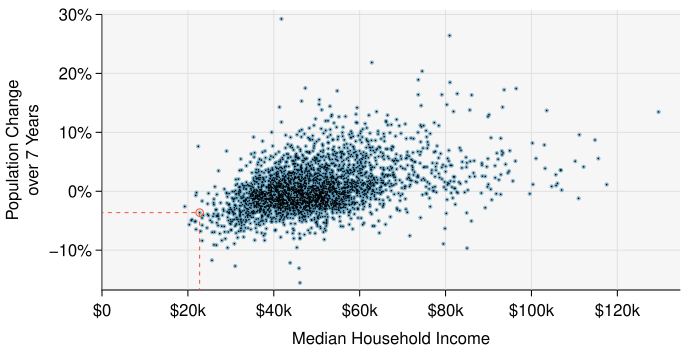

Recreate this plot in R.
library(openintro)
data(county)
data(COL)

ind <- 1088

myPDF("pop_change_v_med_income.pdf", 7, 3.5,
      mar = c(3, 5.1, 0.5, 1),
      mgp = c(2.4, 0.5, 0))
x <- county$median_hh_income
y <- county$pop_change
ylim <- c(-15, 29) # range(y, na.rm = TRUE)
plot(x, y,
     pch = 20,
     cex = 0.7,
     type = "n",
     xlim = c(0, max(x, na.rm = TRUE)+5000),
     ylim = ylim,
     xlab = "",
     ylab = "",
     xaxs="i",
     frame.plot = FALSE,
     axes = FALSE)
rect(par("usr")[1],par("usr")[3],par("usr")[2],par("usr")[4],col = COL[5,9], border=NA)

AxisInDollars(1, pretty(c(0, x)))
AxisInPercent(2, pretty(ylim))

abline(h = pretty(ylim), v = pretty(c(0, x)), col = COL[7, 2])
points(x, y, pch = 20, cex = 0.7, col = COL[1, 3])
points(x, y, pch = ".")
mtext("Median Household Income", 1, 1.9)
par(las = 0)
mtext("Population Change\nover 7 Years", 2, 3)
t1 <- x[ind]
t2 <- y[ind]
lines(c(t1, t1), c(-1e5, t2),
      lty = 2,
      col = COL[4])
lines(c(-1e5, t1), c(t2, t2),
      lty = 2,
      col = COL[4])
points(t1, t2,
       col = COL[4])
dev.off()

county[ind, ]
